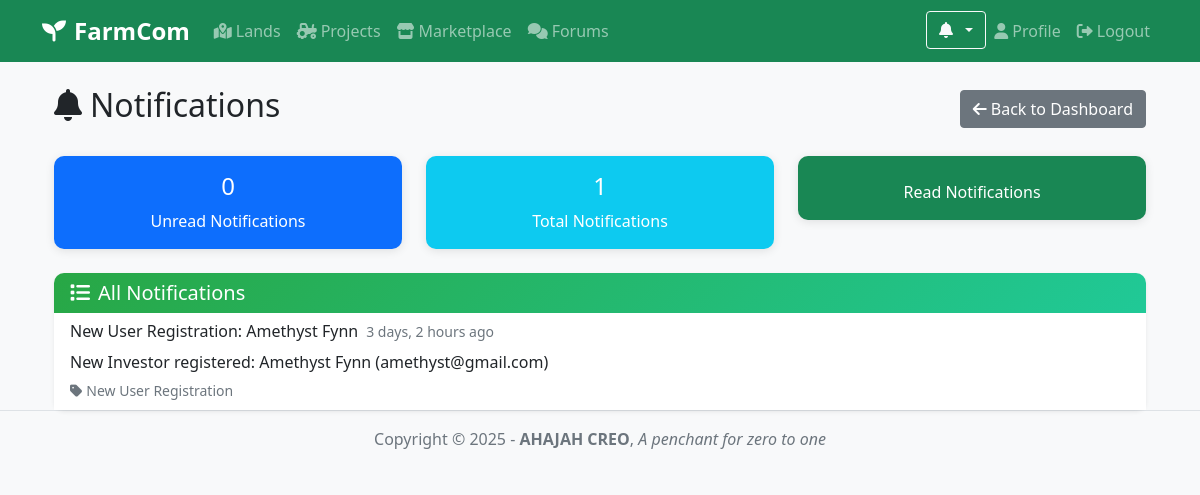
The page /accounts/notifications/ (signed in) on the database as committed earlier.
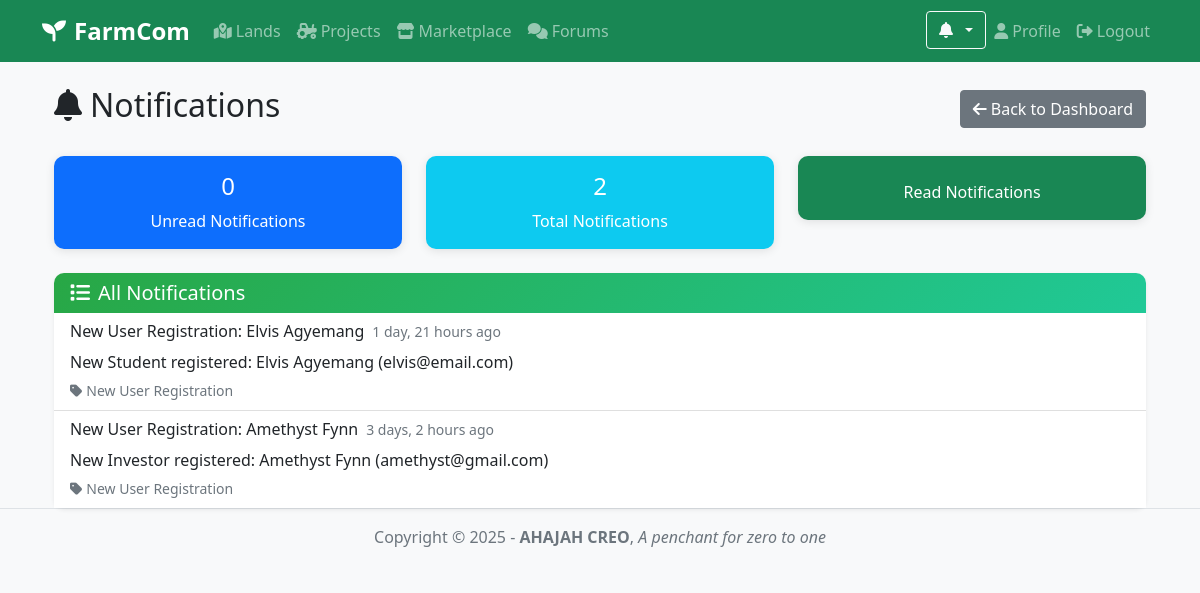
The same page on the database as committed later.
### accounts/models.py (models this page shows, shortened)
class Notification(models.Model):
    NOTIFICATION_TYPES = [
        ('LAND_PENDING', 'Land Pending Approval'),
        ('PROJECT_PENDING', 'Project Pending Approval'),
        ('LAND_APPROVED', 'Land Approved'),
        ('LAND_REJECTED', 'Land Rejected'),
        ('PROJECT_APPROVED', 'Project Approved'),
        ('PROJECT_REJECTED', 'Project Rejected'),
        ('NEW_USER', 'New User Registration'),
        ('NEW_RECOMMENDATION', 'New Recommendation'),
        ('ACTIVITY_CONFIRMED', 'Activity Confirmed'),
        ('ACTIVITY_DISAPPROVED', 'Activity Disapproved'),
        ('NEW_ACTIVITY', 'New Activity Logged'),
        ('NEW_UPLOAD', 'New Image Upload'),
        ('PROJECT_UPDATE', 'Project Status Update'),
        ('TEAM_MESSAGE', 'Team Message'),
        ('TASK_ASSIGNED', 'Task Assigned'),
        ('TASK_COMPLETED', 'Task Completed'),
        ('WEATHER_ALERT', 'Weather Alert'),
        ('EQUIPMENT_ISSUE', 'Equipment Issue'),
        ('MARKETPLACE_ORDER', 'Marketplace Order'),
        ('PAYMENT_RECEIVED', 'Payment Received'),
        ('SYSTEM_MAINTENANCE', 'System Maintenance'),
    ]
    user = models.ForeignKey(User, on_delete=models.CASCADE, related_name='notifications')
    notification_type = models.CharField(max_length=20, choices=NOTIFICATION_TYPES)
    title = models.CharField(max_length=200)
    message = models.TextField()
    is_read = models.BooleanField(default=False)
    created_at = models.DateTimeField(auto_now_add=True)
    related_object_id = models.IntegerField(null=True, blank=True)
    related_object_type = models.CharField(max_length=50, null=True, blank=True)
    class Meta:
        ordering = ['-created_at']

### accounts/views.py (the view)
# urls.py: path('notifications/', views.notifications_page, name='notifications_page'),
@login_required
def notifications_page(request):
    user = request.user
    notifications = Notification.objects.filter(user=user).order_by('-created_at')
    paginator = Paginator(notifications, 20)
    page = request.GET.get('page')
    notifications_paginated = paginator.get_page(page)
    unread_count = Notification.objects.filter(user=user, is_read=False).count()
    return render(request, 'accounts/notifications.html', {
        'notifications': notifications_paginated,
        'unread_count': unread_count,
        **get_notification_data(user),
    })

### accounts/context_processors.py (called while the page is built)
def notification_data(request):
    if request.user.is_authenticated:
        unread_notifications = Notification.objects.filter(user=request.user, is_read=False).count()
        recent_notifications = Notification.objects.filter(user=request.user, is_read=False).order_by('-created_at')[:5]
        return {
            'unread_notifications': unread_notifications,
            'recent_notifications': recent_notifications,
        }
    return {
        'unread_notifications': 0,
        'recent_notifications': [],
    }

def dashboard_url(request):
    if request.user.is_authenticated:
        return {
            'user_dashboard_url': get_user_dashboard_url(request.user),
            'user_home_url': get_user_home_url(request.user)
        }
    return {
        'user_dashboard_url': 'home',
        'user_home_url': 'home'
    }

### accounts/views.py (called while the page is built)
def get_notification_data(user):
    unread_notifications = Notification.objects.filter(user=user, is_read=False).count()
    recent_notifications = Notification.objects.filter(user=user, is_read=False).order_by('-created_at')[:5]
    return {
        'unread_notifications': unread_notifications,
        'recent_notifications': recent_notifications,
    }

### templates/accounts/notifications.html (shortened to what this page needs)
{% extends 'base.html' %}
{% load static %}
{% block content %}
<div class="container mt-4">
    <div class="d-flex justify-content-between align-items-center mb-4">
        <h2><i class="fas fa-bell me-2"></i>Notifications</h2>
        <div>
            <a href="{% url 'user_dashboard' %}" class="btn btn-secondary">
                <i class="fas fa-arrow-left me-1"></i>Back to Dashboard
            </a>
        </div>
    </div>
    <div class="row mb-4">
        <div class="col-md-4">
            <div class="card bg-primary text-white">
                <div class="card-body text-center">
                    <h4 class="card-title">{{ unread_count }}</h4>
                    <p class="card-text">Unread Notifications</p>
                </div>
            </div>
        </div>
        <div class="col-md-4">
            <div class="card bg-info text-white">
                <div class="card-body text-center">
                    <h4 class="card-title">{{ notifications.paginator.count }}</h4>
                    <p class="card-text">Total Notifications</p>
                </div>
            </div>
        </div>
        <div class="col-md-4">
            <div class="card bg-success text-white">
                <div class="card-body text-center">
                    <p class="card-text">Read Notifications</p>
                </div>
            </div>
        </div>
    </div>
    <div class="card shadow-sm">
        <div class="card-header bg-light">
            <h5 class="mb-0"><i class="fas fa-list me-2"></i>All Notifications</h5>
        </div>
        <div class="card-body p-0">
            {% if notifications %}
                <div class="list-group list-group-flush">
                    {% for notification in notifications %}
                        <div class="list-group-item {% if not notification.is_read %}list-group-item-warning{% endif %} notification-item"
                             data-notification-id="{{ notification.id }}">
                            <div class="d-flex w-100 justify-content-between align-items-start">
                                <div class="flex-grow-1">
                                    <div class="d-flex align-items-center mb-2">
                                        <h6 class="mb-0 me-2">
                                            {{ notification.title }}
                                        </h6>
                                        <small class="text-muted">{{ notification.created_at|timesince }} ago</small>
                                    </div>
                                    <p class="mb-1">{{ notification.message }}</p>
                                    <small class="text-muted">
                                        <i class="fas fa-tag me-1"></i>{{ notification.get_notification_type_display }}
                                    </small>
                                </div>
                            </div>
                        </div>
                    {% endfor %}
                </div>
            {% else %}
                <div class="text-center py-5">
                    <i class="fas fa-bell-slash fa-3x text-muted mb-3"></i>
                    <h5 class="text-muted">No notifications yet</h5>
                    <p class="text-muted">You'll see notifications here when there are updates about your activities.</p>
                </div>
            {% endif %}
        </div>
    </div>
</div>
{% endblock %}

Rows that differ between the two databases and show on the page:
added Notification: title "New User Registration: Elvis Agyemang", created_at "1 day, 21 hours", message "New Student registered: Elvis Agyemang (elvis@email.com)", notification_type "New User Registration"
Other text that changed with them:
{{ notifications.paginator.count }}: "1" → "2"
